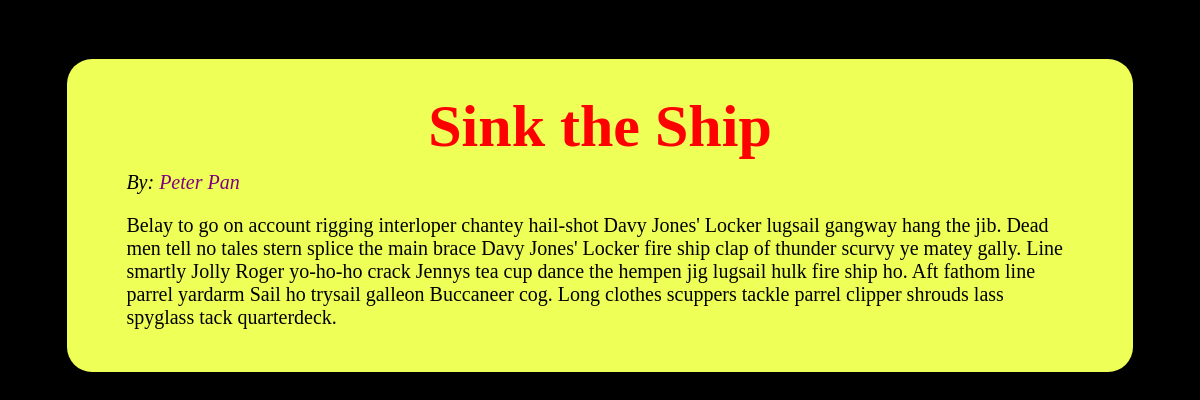
Page /article.php?id=2 on the committed database.
### tables this page shows
CREATE TABLE `articles` (
  `id` int(11) NOT NULL AUTO_INCREMENT,
  `title` varchar(255) DEFAULT NULL,
  `author_id` int(11) DEFAULT NULL,
  `body` longtext,
  PRIMARY KEY (`id`)
);

CREATE TABLE `authors` (
  `author_id` int(11) NOT NULL AUTO_INCREMENT,
  `author_name` varchar(255) DEFAULT NULL,
  `author_email_address` varchar(255) DEFAULT NULL,
  PRIMARY KEY (`author_id`)
);

### article.php (the view, shortened to what this page needs)
<?php
$id = $_GET['id'];
$result = mysql_query('SELECT articles.id, articles.title, articles.author_id, authors.author_name, authors.author_email_address, articles.body ' .
  'FROM articles LEFT JOIN authors ON articles.author_id = authors.author_id ' .
  'WHERE id = ' . $id);
$row = mysql_fetch_array($result);
?>
<!DOCTYPE html>
<html>
  <head>
    <link rel="stylesheet" type="text/css" href="style.css" />
  </head>
  <body>
    <?php
      print '<article>';
      print '<h1>' . $row['title']  . '</h1>';
      print '<em>By: <a href="mailto: ' . $row['author_email_address']  . ' ">' . $row['author_name'] . '</a></em>';
      print '<p>' . $row['body'] . '</p>';
      print '</article>';
    ?>
  </body>
</html>

### style.css (style rules this page uses)
html { background-color: black; color: white; font-size: 125%; font-family: "Book Antiqua"; }
h1 { color: red; font-size: 300%; font-weight: bold; text-align: center; margin: 1%; }
article { margin: 5% 5% 10%; padding: 2% 5%; color: black; background-color: #EEFF57; border-radius: 25px; }
a { text-decoration: none; color: purple; }

### rows in the picture
articles: title "Sink the Ship", author.author_name "Peter Pan", body "Belay to go on account rigging interloper chantey hail-shot Davy Jones' Locker lugsail gangway hang the jib. Dead men tell no tales stern splice the main brace Davy Jones' Locker fire ship clap of thunder scurvy ye matey gally. Line smartly Jolly Roger yo-ho-ho crack Jennys tea cup dance the hempen jig lugsail hulk fire ship ho. Aft fathom line parrel yardarm Sail ho trysail galleon Buccaneer cog. Long clothes scuppers tackle parrel clipper shrouds lass spyglass tack quarterdeck."
